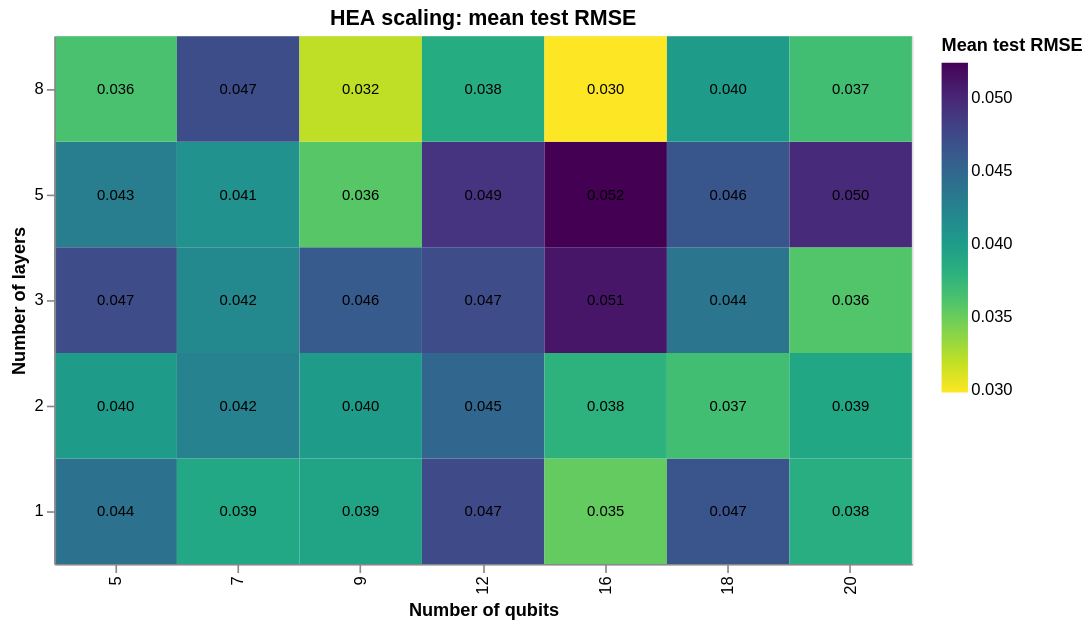

Notebook source saved alongside this figure:
### Markdown cell above
## 4. Scaling sweep of the hardware-efficient ansatz (Fig. 13)

Mean test RMSE over seeds for every (qubits, layers) cell of the HEA sweep (JAX pipeline, 7
epochs). Only runs with status `ok` are used; runs that hit the time or memory limit are logged
with another status. Note: the CSV contains a duplicated seed-4 row in the cell (20 qubits,
L = 3), so this figure, like the published one, shows 0.0360 there; without the duplicate the
cell mean is 0.0365 (the value given in the text). The significance tests in Section 6 drop it.

### Code cell
sweep = pd.read_csv(BASELINES / "scaling_sweep_extended.csv")
scaling_mean = (
    sweep[sweep["status"] == "ok"]
    .groupby(["n_qubits", "n_layers"], as_index=False)
    .agg(mean_rmse=("test_rmse", "mean"), std_rmse=("test_rmse", "std"), n_seeds=("test_rmse", "size"))
)
base = alt.Chart(scaling_mean).encode(
    x=alt.X("n_qubits:O", title="Number of qubits"),
    y=alt.Y("n_layers:O", title="Number of layers", sort="descending"),
)
heat = base.mark_rect().encode(
    color=alt.Color("mean_rmse:Q", title="Mean test RMSE", scale=alt.Scale(scheme="viridis", reverse=True)),
    tooltip=[
        alt.Tooltip("n_qubits:O", title="Qubits"),
        alt.Tooltip("n_layers:O", title="Layers"),
        alt.Tooltip("mean_rmse:Q", title="Mean RMSE", format=".4f"),
        alt.Tooltip("std_rmse:Q", title="Std RMSE", format=".4f"),
        alt.Tooltip("n_seeds:Q", title="Seeds"),
    ],
)
text = base.mark_text(fontSize=9).encode(text=alt.Text("mean_rmse:Q", format=".3f"), color=alt.value("black"))
scaling_heatmap = (heat + text).properties(width=520, height=320, title="HEA scaling: mean test RMSE")
scaling_heatmap.save(OUT / "scaling_heatmap.pdf")
print("wrote figures/paper/scaling_heatmap.pdf")
scaling_heatmap

### Figure 1 — Vega-Lite specification as saved in the notebook (floating-point values rounded to 4 significant figures)
{"config": {"view": {"continuousWidth": 300, "continuousHeight": 300}}, "layer": [{"mark": {"type": "rect"}, "encoding": {"color": {"field": "mean_rmse", "scale": {"reverse": true, "scheme": "viridis"}, "title": "Mean test RMSE", "type": "quantitative"}, "tooltip": [{"field": "n_qubits", "title": "Qubits", "type": "ordinal"}, {"field": "n_layers", "title": "Layers", "type": "ordinal"}, {"field": "mean_rmse", "format": ".4f", "title": "Mean RMSE", "type": "quantitative"}, {"field": "std_rmse", "format": ".4f", "title": "Std RMSE", "type": "quantitative"}, {"field": "n_seeds", "title": "Seeds", "type": "quantitative"}], "x": {"field": "n_qubits", "title": "Number of qubits", "type": "ordinal"}, "y": {"field": "n_layers", "sort": "descending", "title": "Number of layers", "type": "ordinal"}}}, {"mark": {"type": "text", "fontSize": 9}, "encoding": {"color": {"value": "black"}, "text": {"field": "mean_rmse", "format": ".3f", "type": "quantitative"}, "x": {"field": "n_qubits", "title": "Number of qubits", "type": "ordinal"}, "y": {"field": "n_layers", "sort": "descending", "title": "Number of layers", "type": "ordinal"}}}], "data": {"name": "data-4ec13ea3bd2ec51b4df3ea6c173e88c4"}, "height": 320, "title": "HEA scaling: mean test RMSE", "width": 520, "$schema": "https://vega.github.io/schema/vega-lite/v6.4.1.json", "datasets": {"data-4ec13ea3bd2ec51b4df3ea6c173e88c4": [{"n_qubits": 5, "n_layers": 1, "mean_rmse": 0.04391, "std_rmse": 0.006162, "n_seeds": 5}, {"n_qubits": 5, "n_layers": 2, "mean_rmse": 0.04008, "std_rmse": 0.005946, "n_seeds": 5}, {"n_qubits": 5, "n_layers": 3, "mean_rmse": 0.04726, "std_rmse": 0.01457, "n_seeds": 5}, {"n_qubits": 5, "n_layers": 5, "mean_rmse": 0.04284, "std_rmse": 0.004231, "n_seeds": 5}, {"n_qubits": 5, "n_layers": 8, "mean_rmse": 0.03636, "std_rmse": 0.0086, "n_seeds": 5}, {"n_qubits": 7, "n_layers": 1, "mean_rmse": 0.03884, "std_rmse": 0.01256, "n_seeds": 5}, {"n_qubits": 7, "n_layers": 2, "mean_rmse": 0.04247, "std_rmse": 0.006273, "n_seeds": 5}, {"n_qubits": 7, "n_layers": 3, "mean_rmse": 0.04181, "std_rmse": 0.007443, "n_seeds": 5}, {"n_qubits": 7, "n_layers": 5, "mean_rmse": 0.04106, "std_rmse": 0.00398, "n_seeds": 5}, {"n_qubits": 7, "n_layers": 8, "mean_rmse": 0.04722, "std_rmse": 0.007343, "n_seeds": 5}, {"n_qubits": 9, "n_layers": 1, "mean_rmse": 0.03922, "std_rmse": 0.01852, "n_seeds": 5}, {"n_qubits": 9, "n_layers": 2, "mean_rmse": 0.04007, "std_rmse": 0.007572, "n_seeds": 5}, {"n_qubits": 9, "n_layers": 3, "mean_rmse": 0.04598, "std_rmse": 0.01611, "n_seeds": 5}, {"n_qubits": 9, "n_layers": 5, "mean_rmse": 0.03578, "std_rmse": 0.003031, "n_seeds": 5}, {"n_qubits": 9, "n_layers": 8, "mean_rmse": 0.03206, "std_rmse": 0.002351, "n_seeds": 5}, {"n_qubits": 12, "n_layers": 1, "mean_rmse": 0.04743, "std_rmse": 0.02248, "n_seeds": 5}, {"n_qubits": 12, "n_layers": 2, "mean_rmse": 0.04493, "std_rmse": 0.004085, "n_seeds": 5}, {"n_qubits": 12, "n_layers": 3, "mean_rmse": 0.0473, "std_rmse": 0.01027, "n_seeds": 5}, {"n_qubits": 12, "n_layers": 5, "mean_rmse": 0.04901, "std_rmse": 0.005549, "n_seeds": 5}, {"n_qubits": 12, "n_layers": 8, "mean_rmse": 0.03847, "std_rmse": 0.006465, "n_seeds": 5}, {"n_qubits": 16, "n_layers": 1, "mean_rmse": 0.03525, "std_rmse": 0.008388, "n_seeds": 5}, {"n_qubits": 16, "n_layers": 2, "mean_rmse": 0.03793, "std_rmse": 0.006119, "n_seeds": 5}, {"n_qubits": 16, "n_layers": 3, "mean_rmse": 0.05115, "std_rmse": 0.01138, "n_seeds": 5}, {"n_qubits": 16, "n_layers": 5, "mean_rmse": 0.05239, "std_rmse": 0.003616, "n_seeds": 5}, {"n_qubits": 16, "n_layers": 8, "mean_rmse": 0.02986, "std_rmse": 0.002324, "n_seeds": 5}, {"n_qubits": 18, "n_layers": 1, "mean_rmse": 0.04653, "std_rmse": 0.01287, "n_seeds": 5}, {"n_qubits": 18, "n_layers": 2, "mean_rmse": 0.03673, "std_rmse": 0.005332, "n_seeds": 5}, {"n_qubits": 18, "n_layers": 3, "mean_rmse": 0.04366, "std_rmse": 0.01295, "n_seeds": 5}, {"n_qubits": 18, "n_layers": 5, "mean_rmse": 0.0464, "std_rmse": 0.009503, "n_seeds": 5}, {"n_qubits": 18, "n_layers": 8, "mean_rmse": 0.03996, "std_rmse": 0.01174, "n_seeds": 5}, {"n_qubits": 20, "n_layers": 1, "mean_rmse": 0.03829, "std_rmse": 0.004782, "n_seeds": 5}, {"n_qubits": 20, "n_layers": 2, "mean_rmse": 0.03898, "std_rmse": 0.009672, "n_seeds": 5}, {"n_qubits": 20, "n_layers": 3, "mean_rmse": 0.03596, "std_rmse": 0.003754, "n_seeds": 6}, {"n_qubits": 20, "n_layers": 5, "mean_rmse": 0.04969, "std_rmse": 0.01181, "n_seeds": 5}, {"n_qubits": 20, "n_layers": 8, "mean_rmse": 0.03667, "std_rmse": 0.002292, "n_seeds": 3}]}}
